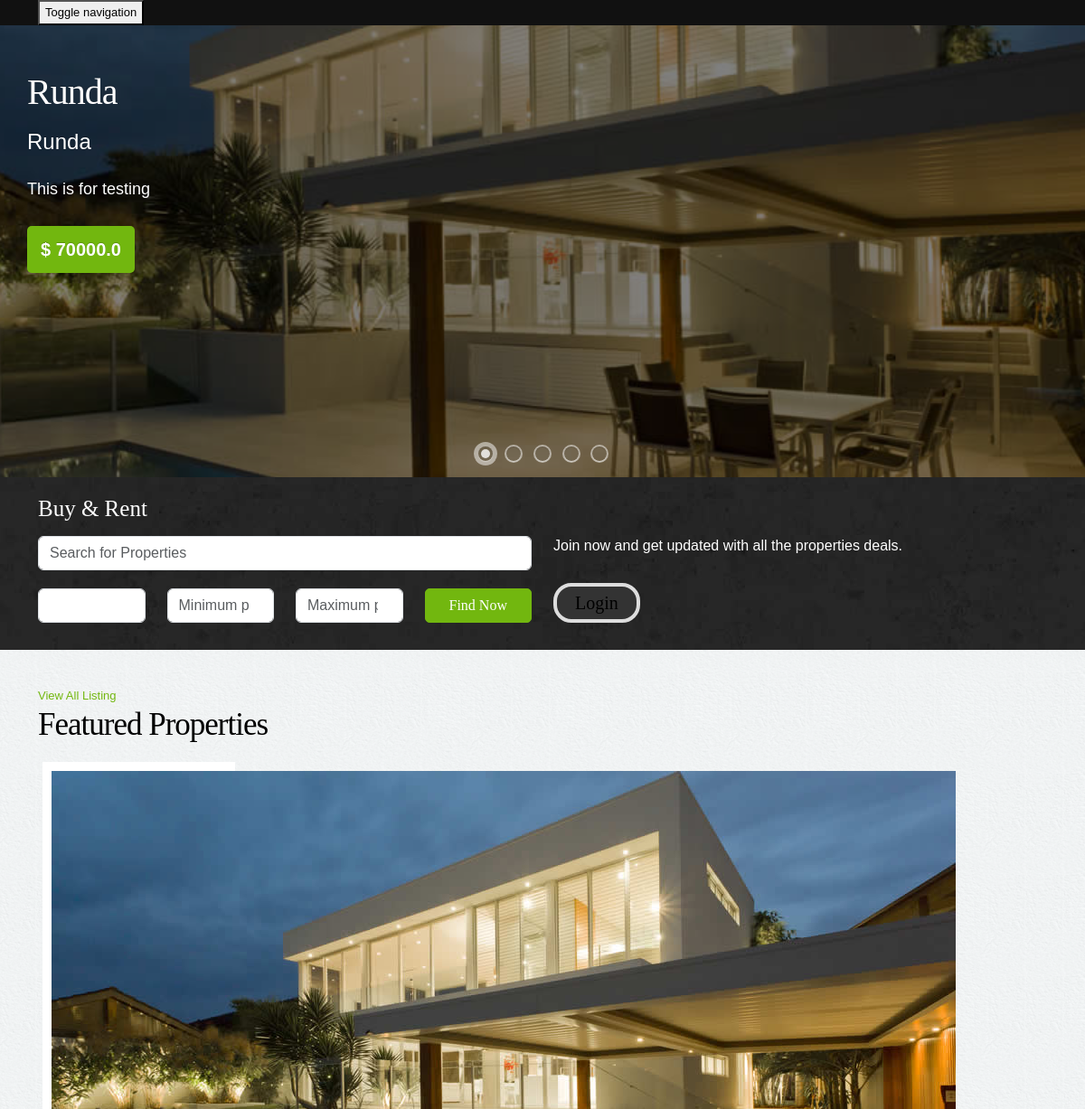
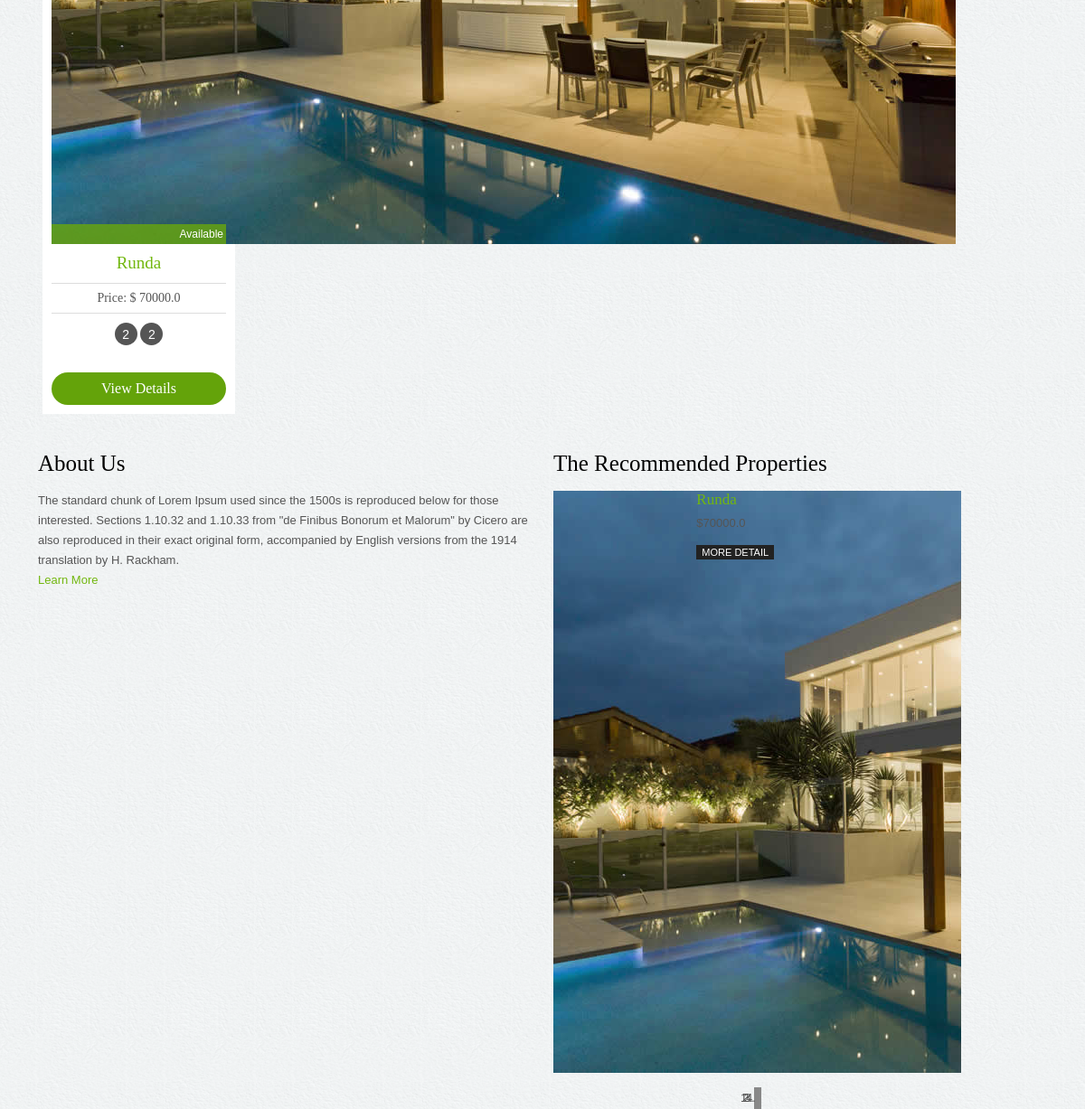
Before: /index.html with the older database file (2 pictures, top to bottom).
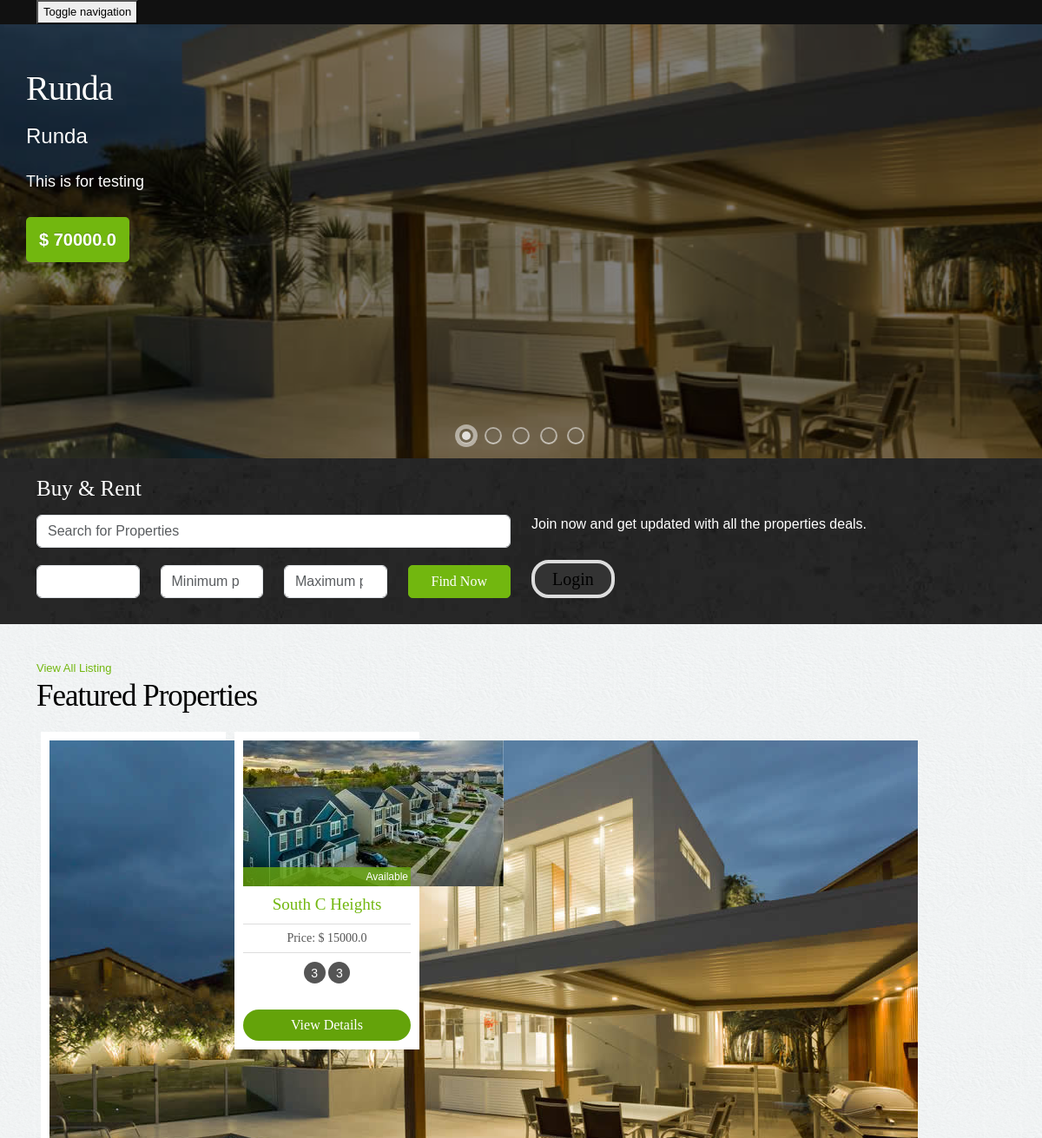
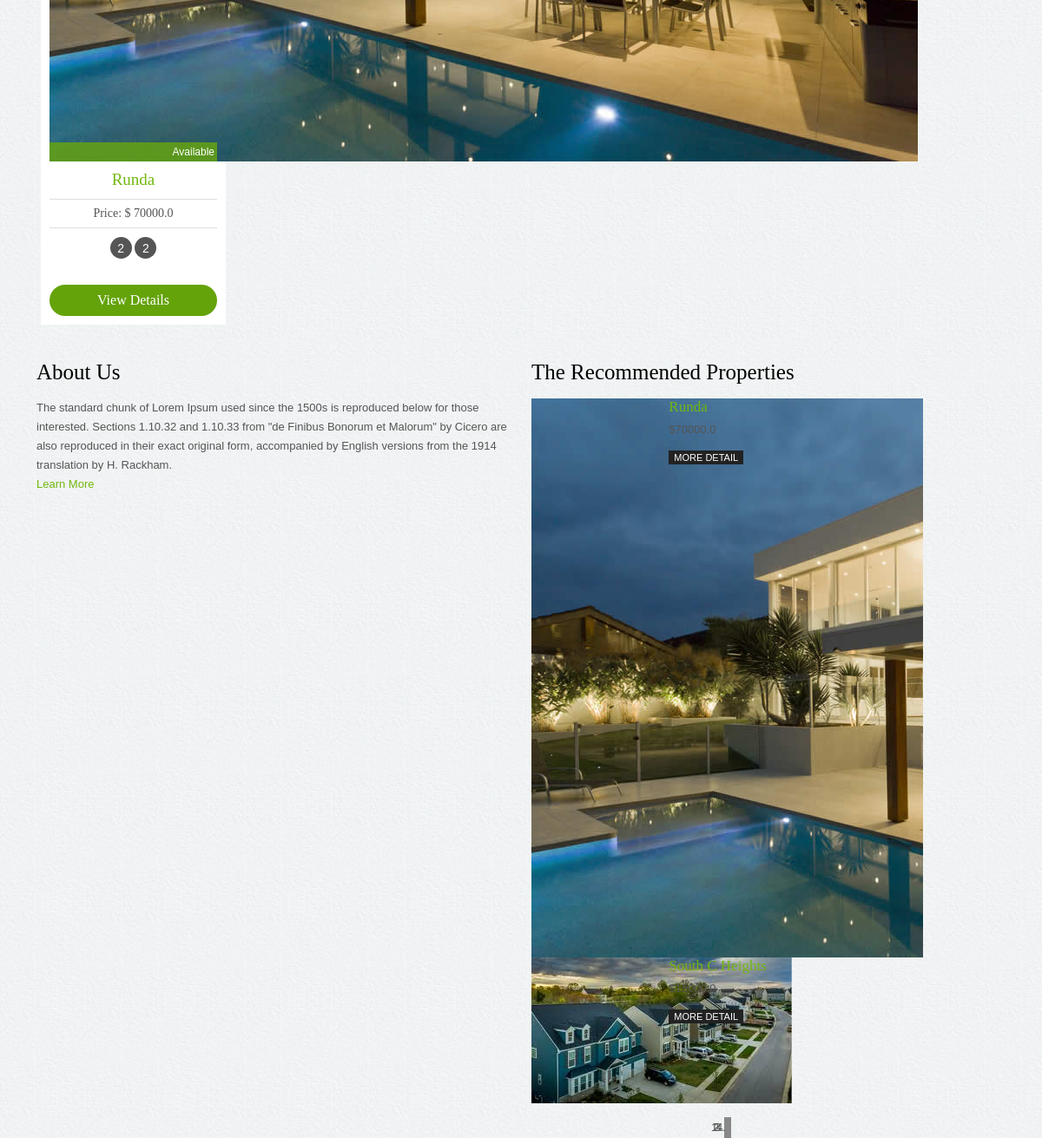
After: the same page with the newer database file (2 pictures, top to bottom).
### property/models.py (models this page shows, shortened)
class Property(models.Model):
    name = models.CharField(max_length=100)
    price = models.FloatField(verbose_name='Property Price')
    description = models.TextField (verbose_name='Property Details')
    location = models.CharField (max_length=200,verbose_name='Property Location')
    building_type = models.ForeignKey(BuildingType, on_delete=models.SET_NULL, null=True, verbose_name='Property Type')
    sale_type = models.ForeignKey(SaleType, on_delete=models.SET_NULL, null=True, verbose_name='Type of Sale')
    date_added = models.DateField(default=timezone.now, verbose_name='Date Registered')
    availability = models.BooleanField(default=True)
    bedrooms = models.IntegerField(default=0, verbose_name='Number of bedrooms')
    picture_1 = models.ImageField( blank=True, null=True,upload_to="property/")
    picture_2 = models.ImageField(blank=True, null=True, upload_to="property/")
    picture_3 = models.ImageField(blank=True, null=True, upload_to="property/")
    picture_4 = models.ImageField(blank=True, null=True, upload_to="property/")
    bathrooms = models.IntegerField(default=0, verbose_name='Number of Bathrooms')
    class Meta:
        verbose_name_plural = 'Properties'
        ordering = ['name', 'price']

### realestate/views.py (the view)
# urls.py: path('index.html', views.index, name='index_page'),
def index(request, *args, **kwargs):
    context = {
        'carousel_property_list': hot_properties(4),
        'hot_property_list': hot_properties(4),
        'recommended_property_list': hot_properties(4)
    }
    return render(request, 'index.html', context)

### property/views.py (called while the page is built)
def hot_properties(number):
    property_list = Property.objects.filter(availability=True) [:number]
    return property_list

### templates/index.html (shortened to what this page needs)
{% extends 'base.html' %}
{% load static %}
{% block content %}
<div class="">
    <div id="slider" class="sl-slider-wrapper">
        <div class="sl-slider">
            {% for property in carousel_property_list %}
                <div class="sl-slide" data-orientation="horizontal" data-slice1-rotation="-25" data-slice2-rotation="-25" data-slice1-scale="2" data-slice2-scale="2">
                    <div class="sl-slide-inner">
                        <div class="bg-img bg-img-1"></div>
                        <h2><a href="{% url 'property:detail' property.id %}">{{ property.name }}</a></h2>
                        <blockquote>
                            <p class="location"> {{ property.location }}</p>
                            <p>{{ property.description }}</p>
                            <cite>$ {{ property.price }}</cite>
                        </blockquote>
                    </div>
                </div>
            {% endfor %}
        </div>
        <nav id="nav-dots" class="nav-dots">
          <span class="nav-dot-current"></span>
          <span></span>
          <span></span>
          <span></span>
          <span></span>
        </nav>
      </div>
</div>
<div class="banner-search">
  <div class="container">
    <h3>Buy & Rent</h3>
    <div class="searchbar">
      <div class="row">
        <div class="col-lg-6 col-sm-6">
          <form method="get" action="{% url 'property:list' %}">
              <input type="text" class="form-control" name="name" placeholder="Search for Properties">
          <div class="row">
            <div class="col-lg-3 col-sm-3 ">
              <select class="form-control" name="building_type">
              </select>
            </div>
            <div class="col-lg-3 col-sm-4">
              <input type="number" name="min"class="form-control" placeholder="Minimum price" >
            </div>
            <div class="col-lg-3 col-sm-4">
                <input type="number" name="max" class="form-control" placeholder="Maximum price">
              </div>
              <div class="col-lg-3 col-sm-4">
                <button class="btn btn-success" type="submit" onclick="">Find Now</button>
              </div>
          </div>
          </form>
        </div>
        <div class="col-lg-5 col-lg-offset-1 col-sm-6 ">
            {% if not request.user.is_authenticated %}
                <p>Join now and get updated with all the properties deals.</p>
                <button class="btn btn-info"   data-toggle="modal" data-target="#loginpop">Login</button>
            {% else %}
                <button class="btn btn-info"><a href="{% url 'property:create' %}">Register Property</a> </button>
            {% endif %}
        </div>
      </div>
    </div>
  </div>
</div>
<div class="container">
  <div class="properties-listing spacer"> <a href="{% url 'property:list' %}" class="pull-right viewall">View All Listing</a>
    <h2>Featured Properties</h2>
    <div id="owl-example" class="owl-carousel">
        {% for property in hot_property_list %}
            <div class="properties">
                <div class="image-holder"><img src="{{ MEDIA_URL }}{{ property.picture_1 }}" class="img-responsive" alt="{{ property.name }}"/>
                    <div class="status sold">
                        {% if property.availability %}
                            Available
                        {% else %}
                            Sold
                        {% endif %}
                    </div>
                </div>
                <h4><a href="{% url 'property:detail' property.id %}">{{ property.name }}</a></h4>
                <p class="price">Price: $ {{ property.price }}</p>
                <div class="listing-detail">
                    <span data-toggle="tooltip" data-placement="bottom" data-original-title="Bed Room">{{ property.bedrooms }}</span>
                    <span data-toggle="tooltip" data-placement="bottom" data-original-title="Living Room">{{ property.bathrooms }}</span>
                </div>
            <a class="btn btn-primary" href="{% url 'property:detail' property.id %}">View Details</a>
        </div>
        {% endfor %}
    </div>
  </div>
  <div class="spacer">
    <div class="row">
      <div class="col-lg-6 col-sm-9 recent-view">
        <h3>About Us</h3>
        <p>The standard chunk of Lorem Ipsum used since the 1500s is reproduced below for those interested. Sections 1.10.32 and 1.10.33 from "de Finibus Bonorum et Malorum" by Cicero are also reproduced in their exact original form, accompanied by English versions from the 1914 translation by H. Rackham.<br><a href="about.php">Learn More</a></p>
      </div>
      <div class="col-lg-5 col-lg-offset-1 col-sm-3 recommended">
        <h3>The Recommended Properties</h3>
        <div id="myCarousel" class="carousel slide">
          <ol class="carousel-indicators">
            <li data-target="#myCarousel" data-slide-to="0" class="active"></li>
            <li data-target="#myCarousel" data-slide-to="1" class=""></li>
            <li data-target="#myCarousel" data-slide-to="2" class=""></li>
            <li data-target="#myCarousel" data-slide-to="3" class=""></li>
          </ol>
          <div class="carousel-inner">
              {% for property in recommended_property_list %}
                  <div class="item active">
                    <div class="row">
                      <div class="col-lg-4">
                            <img src="{{ MEDIA_URL }}{{ property.picture_1 }}" class="img-responsive" alt="{{ property.name }}"/>
                        </div>
                        <div class="col-lg-8">
                            <h5><a href="{% url 'property:detail' property.id %}">{{ property.name }}</a></h5>
                            <p class="price">${{ property.price }}</p>
                            <a href="{% url 'property:detail' property.id %}" class="more">More Detail</a>
                        </div>
                    </div>
                  </div>
              {% endfor %}
          </div>
        </div>
      </div>
    </div>
  </div>
</div>
{% endblock %}

### templates/base.html (shortened to what this page needs)
{% load static %}
<!DOCTYPE html>
<html lang="en">
<head>
<link rel="stylesheet" href="{% static 'assets/bootstrap/css/bootstrap.css'%}">
<link rel="stylesheet" href="{% static 'assets/styles.css'%}"/>
<link rel="stylesheet" href="{% static 'assets/owl-carousel/owl.carousel.css'%}">
<link rel="stylesheet" href="{% static 'assets/owl-carousel/owl.theme.css'%}">
  <link rel="stylesheet" type="text/css" href="{% static 'assets/slitslider/css/style.css'%}" />
  <link rel="stylesheet" type="text/css" href="{% static 'assets/slitslider/css/custom.css'%}" />
</head>
  <body>
<div class="navbar-wrapper">
    <div class="navbar-inverse" role="navigation">
      <div class="container">
        <div class="navbar-header">
          <button type="button" class="navbar-toggle collapsed" data-toggle="collapse" data-target=".navbar-collapse">
            <span class="sr-only">Toggle navigation</span>
          </button>
        </div>
        </div>
      </div>
  </div>
  {% block content %}
{% endblock %}
</body>
</html>

### static/assets/styles.css (style rules this page uses)
body { color:#555; font:normal 13px/22px Arial; background:url(../images/bgmain.png) #eee; }
h1,h2,h3,h4,h5 { font-weight:normal; font-family: din;margin: 0;padding: 0;color: #000 }
h2 { font-size: 35px; letter-spacing: -1px;margin-bottom: 20px; }
h3 { margin: 0 0 15px 0; font-size: 25px; }
h4 { margin: 10px 0; font-size: 19px; }
h5 { margin: 0 0 5px 0; font-size: 17px; }
p { margin-bottom: 30px; }
a { color:#72b70f; text-decoration:none;outline: none; }
.spacer { margin-top: 40px;margin-bottom:40px; }
select,input { outline: 0; margin-bottom: 20px; }
a.more { background-color: #222; padding: 2px 6px;color: #fff; text-transform: uppercase; font-size: 11px; }
.btn { border-radius: 5px; font-family: din; outline: none; }
.btn-success { background: #72b70f;border:1px solid #72b70f;padding:6px 20px; font-size:16px; width: 100%; }
.btn-primary { background: #64a30a;border:none;width: 100%;border-radius: 20px; }
.btn-info { background: #333;border:4px solid #ddd;padding: 3px 20px; font-size:20px; border-radius: 20px; }
.navbar-inverse { background-color: #111; }
.banner-search { background:url(../images/bginside.jpg) #111;color: #fff;padding: 20px 0 10px 0; font-size: 16px; }
.banner-search h3 { color: #fff; }
.properties-listing .viewall { margin-top: 15px; }
.properties-listing div.properties { padding: 10px; background-color: #fff;text-align: center; margin-bottom: 20px; }
.owl-wrapper-outer div.properties { margin: 0 5px; }
.properties-listing div.properties .image-holder { position: relative; }
.properties-listing div.properties .status { position: absolute;bottom: 0;z-index: 100;display: block;width: 100%;color: #fff;padding:0 3px;text-align: right; font-size: 12px; }
.properties-listing div.properties p { margin-bottom: 10px; font-size: 14px;border-top: 1px solid #ddd;border-bottom: 1px solid #ddd;padding: 5px 0;font-family: din; }
.listing-detail { margin-bottom: 30px; }
.listing-detail span { color: #fff; width: 25px; height: 25px; background-color: #555;display: inline-block;border-radius:25px; text-align: center;line-height: 26px; font-size: 14px;cursor: crosshair; }
.status.sold { background:rgba(104,167,13,0.8); }
.recommended { position: relative; }
.recommended .carousel-indicators { position: absolute;text-align: left;left: 0;bottom: -40px;margin: 0; }
.recommended .carousel-indicators li { border: 1px solid #888; }
.recommended .carousel-indicators .active { background-color:#ccc; }
.recommended p { margin: 5px 0 10px 0; }

### static/assets/slitslider/css/style.css (style rules this page uses)
.sl-slider-wrapper { width: 800px; height: 400px; margin: 0 auto; position: relative; overflow: hidden; }
.sl-slider { position: absolute; top: 0; left: 0; }
.sl-slide, .sl-slides-wrapper, .sl-slide-inner { position: absolute; width: 100%; height: 100%; top: 0; left: 0; }
.sl-slide { z-index: 1; }
.sl-slide-horizontal .sl-slide-inner { background: #000; }

Changed rows visible on the page:
added Property: picture_1 (picture), availability "Available", name "South C Heights", price "15000.0", bedrooms "3", bathrooms "3"
